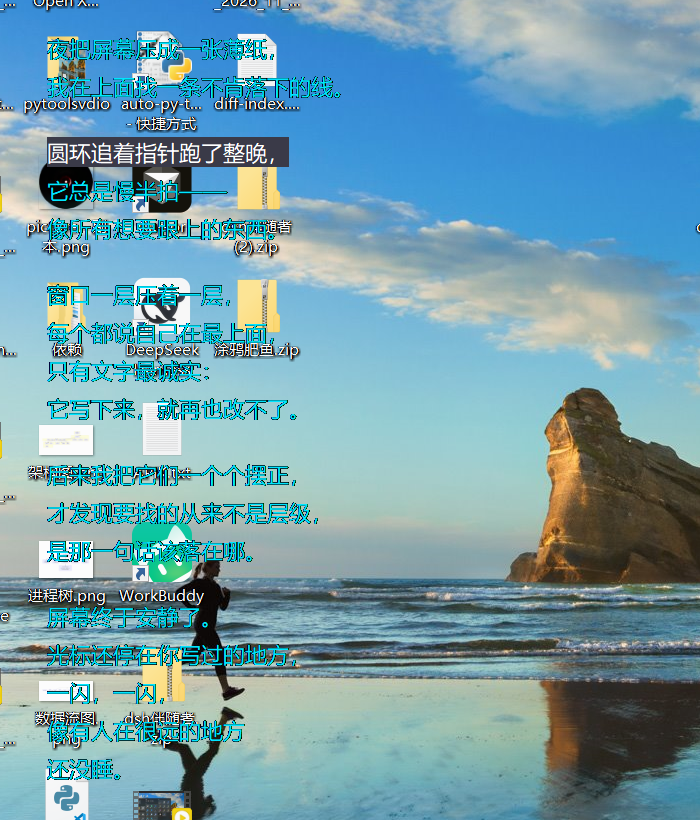
#> input picture 涂鸦肥鱼/poem.png, 700 x 820 px
$ python grid_zoom.py grid ../poem.png out.png
#> lines starting #> are read from the running program, lines starting #| are printed output that depends on the picture
"""坐标网格与逐级放大。

两个动作：
  grid   整图铺网格，每格间距 N 个**原图像素**，每个交点标自己的原图坐标
  zoom   以 (cx,cy) 为中心取一块、放大显示，但网格**仍按原图像素**画，
         所以放大后读到的新数字还是原图坐标，不需要任何换算

放大只是把同一段原图坐标拆得更细：
  原图   |-------75-------|            标 0, 75
  放大2x |-------75-------|  屏幕同长   标 0, 37, 75
  放大4x |-------75-------|            标 0, 19, 38, 56, 75

用法:
  python grid_zoom.py grid <图> <输出.png> [--grid 75]
  python grid_zoom.py zoom <图> <输出.png> --cx 937 --cy 1087 --factor 4 --grid 75

输出:
  crop     本次显示的原图区域 (x,y,w,h)，拿它算下一级中心
  grid     本次实际上画的格距（原图像素）
  OUT      图片路径
"""
import argparse
import os
import sys

os.environ.setdefault("PYTHONIOENCODING", "utf-8")

from PIL import Image, ImageDraw, ImageFont

GRID_COLOR = (0, 224, 255)
LABEL_BG = (8, 10, 16)
LABEL_FG = (255, 214, 0)
MAX_SIDE = 1600          # 放大后的显示上限，避免生成超大图


def pick_step(span, base, screen_scale):
    """选一个格距（单位：原图像素），目标是屏幕上一格约 70~90 像素。

    screen_scale = 显示像素 / 原图像素。
    所以一格的屏幕宽度 = step * screen_scale，要控制在 ~80 像素：
        step ≈ 80 / screen_scale
    但不超过 base（整图时不比 base 密）。
    """
    if screen_scale <= 0:
        return float(base)
    ideal = 80.0 / screen_scale
    step = min(float(base), ideal)
    # 落到好看档位
    for nice in (75, 50, 40, 25, 20, 10, 5, 2, 1):
        if step >= nice:
            return float(nice)
    return 1.0


def draw_grid(img, ox, oy, scale, step, label_font):
    """在已放大的图上画网格。ox/oy 是这块区域左上角在原图里的坐标。"""
    draw = ImageDraw.Draw(img)
    W, H = img.size

    # 竖线：原图坐标从 ox 开始，按 step 递增
    start_x = (int(ox / step) + 1) * step
    x = start_x
    while x <= ox + W / scale:
        px = (x - ox) * scale
        draw.line([(px, 0), (px, H)], fill=GRID_COLOR, width=1)
        draw.text((px + 2, 2), f"{int(x)}", font=label_font, fill=LABEL_FG,
                  stroke_width=2, stroke_fill=LABEL_BG)
        x += step

    start_y = (int(oy / step) + 1) * step
    y = start_y
    while y <= oy + H / scale:
        py = (y - oy) * scale
        draw.line([(0, py), (W, py)], fill=GRID_COLOR, width=1)
        draw.text((2, py + 1), f"{int(y)}", font=label_font, fill=LABEL_FG,
                  stroke_width=2, stroke_fill=LABEL_BG)
        y += step


def load_font(size):
    for name in ("consola.ttf", "arial.ttf"):
        try:
            return ImageFont.truetype(name, size)
        except OSError:
            continue
    return ImageFont.load_default()


def main():
    ap = argparse.ArgumentParser()
    ap.add_argument("action", choices=["grid", "zoom"])
    ap.add_argument("image")
    ap.add_argument("out")
    ap.add_argument("--grid", type=float, default=75.0)
    ap.add_argument("--cx", type=float, default=0)
    ap.add_argument("--cy", type=float, default=0)
    ap.add_argument("--factor", type=float, default=4.0)
    args = ap.parse_args()

    src = Image.open(args.image).convert("RGB")
#> src is the input picture: PIL image 700x820 RGB; mean R, G, B 115.6, 158.9, 172.1
    W, H = src.size
#> W = 700; H = 820

    if args.action == "grid":
        ox, oy = 0.0, 0.0
        view_w, view_h = float(W), float(H)
#> view_w = 700; view_h = 820
        # 整图时按 max_side 缩放显示
        scale = min(1.0, MAX_SIDE / max(W, H))
#> scale = 1
        step = args.grid
    else:
        factor = max(1.0, args.factor)
        view_w = W / factor
        view_h = H / factor
        ox = min(max(0.0, args.cx - view_w / 2), W - view_w)
        oy = min(max(0.0, args.cy - view_h / 2), H - view_h)
        scale = min(factor, MAX_SIDE / max(view_w, view_h), 8.0)
        # 放大后网格自动加密：屏幕上一格始终约 80 像素
        step = pick_step(view_w, args.grid, scale)

    box = (int(round(ox)), int(round(oy)),
           int(round(ox + view_w)), int(round(oy + view_h)))
#> box = (0, 0, 700, 820)
    crop = src.crop(box)
    shown = crop.resize((max(1, int(round(view_w * scale))),
                         max(1, int(round(view_h * scale)))), Image.LANCZOS)

    font = load_font(max(11, int(13 * min(scale, 2))))
    draw_grid(shown, ox, oy, scale, step, font)
#> after the loop in draw_grid, `while x <= ox + W / scale:`: x = 750
#> after the loop in draw_grid, `while y <= oy + H / scale:`: y = 825
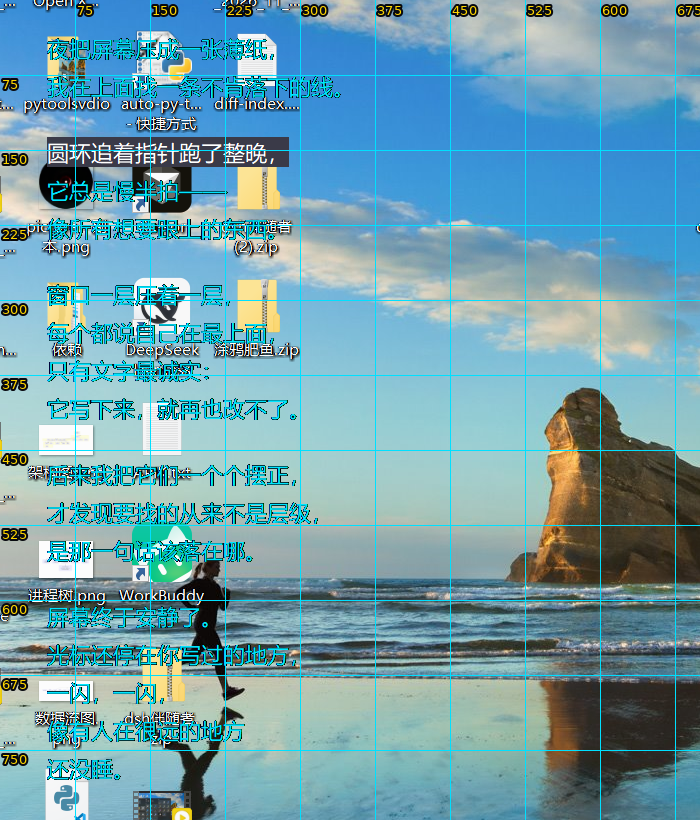
#> shown: PIL image 700x820 RGB; mean R, G, B 112, 159.3, 172.5
    shown.save(args.out)

    print(f"ACTION {args.action}")
    print(f"CROP {int(ox)} {int(oy)} {int(round(view_w))} {int(round(view_h))}")
#| CROP 0 0 700 820
    print(f"SCALE {scale:.3f}  STEP {step:.2f}  SHOWN {shown.size[0]}x{shown.size[1]}")
#| SCALE 1.000  STEP 75.00  SHOWN 700x820
    print(f"OUT {args.out}")


if __name__ == "__main__":
    main()
